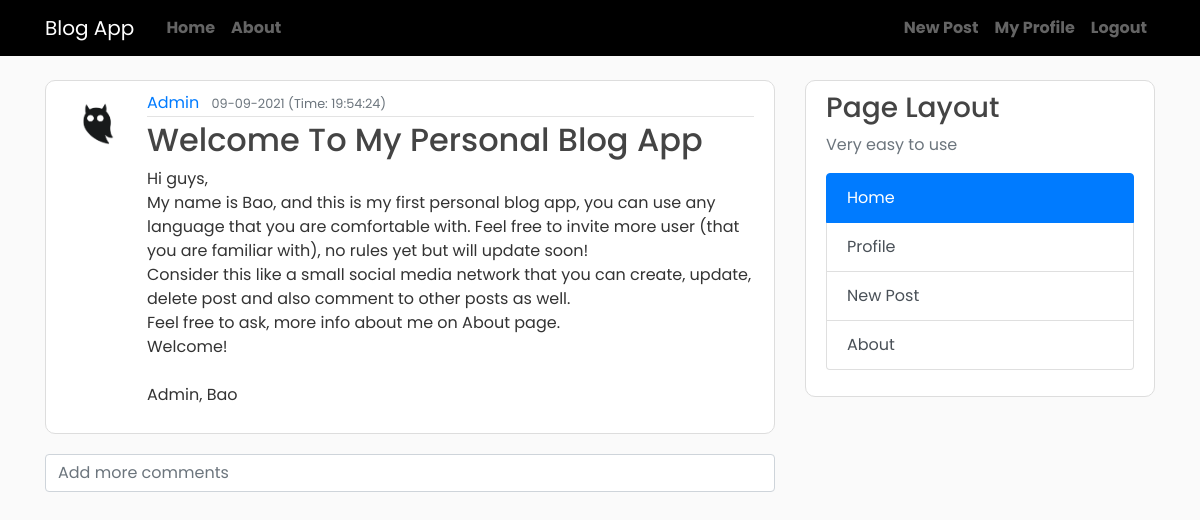
The page /post/1 (signed in) on the database its author committed.
### flaskblog/models.py (models this page shows)
class Post(db.Model):
    id = db.Column(db.Integer, primary_key = True)
    title = db.Column(db.String(100), nullable=False)
    time_stamp = db.Column(db.DateTime, nullable=False, default=datetime.now)
    content  = db.Column(db.Text, nullable=False)
    user_id = db.Column(db.Integer, db.ForeignKey('user.id'), nullable=False)

class User(db.Model, UserMixin):
    id = db.Column(db.Integer, primary_key = True)
    username = db.Column(db.String(20), unique=True, nullable=False)
    email = db.Column(db.String(100), unique=True, nullable=False)
    image_file = db.Column(db.String(20), nullable=False, default='default.jpg')
    password = db.Column(db.String(60), nullable=False)
    posts = db.relationship('Post', backref='author', lazy=True)
    comments = db.relationship('Comment', backref='author', lazy=True)

### flaskblog/routes.py (the view, shortened to what this page needs)
@app.route("/post/<int:post_id>" , methods=["POST", "GET"])
@login_required
def post(post_id):
    comment = Comment.query.filter_by(post_id=post_id).all()
    post = Post.query.filter_by(id=post_id).all()
    return render_template("post.html",posts=post, comments=comment)

### flaskblog/models.py (called while the page is built)
@login_manager.user_loader
def load_user(user_id):
    return User.query.get(int(user_id))

### flaskblog/templates/post.html (shortened to what this page needs)
{% extends "layout.html" %}
{% block content %}
    {% for post in posts %}
        <article class="media content-section">
          <img class="rounded-circle article-img" alt="avatar-image" src="{{ url_for('static', filename='profile_photos/' + post.author.image_file) }}">
          <div class="media-body">
            <div class="article-metadata">
              <a class="mr-2" href="/profile/{{ post.author.id }}">{{ post.author.username }}</a>
              <small class="text-muted">{{ post.time_stamp.strftime('%m-%m-%Y (Time: %H:%M:%S)') }}</small>
            </div>
            <h2 class="article-title">{{ post.title }}</h2>
            <p class="article-content">{{ post.content }}</p>
          </div>
        </article>
        <form action="/post/{{ post.id }}" method="POST">
          <div class="form-group">
            <input type="text" class="form-control" placeholder="Add more comments" name="comment" required>
          </div>
        </form>
    {% endfor %}
{% endblock content %}

### flaskblog/static/main.css (style rules this page uses)
body { background: #fafafa; color: #333333; margin-top: 5rem; font-family: 'Poppins', sans-serif; }
h1, h2, h3, h4, h5, h6 { color: #444444; }
.content-section { background: #ffffff; padding: 10px 20px; border: 1px solid #dddddd; border-radius: 10px; margin-bottom: 20px; }
.article-title { color: #444444; }
.article-content { white-space: pre-line; }
.article-img { height: 65px; width: 65px; margin-right: 16px; }
.article-metadata { padding-bottom: 1px; margin-bottom: 4px; border-bottom: 1px solid #e3e3e3 }

### rows shown on the page
Post: image_file (picture), author.username "Admin", time_stamp "09-09-2021 (Time: 19:54:24)", title "Welcome To My Personal Blog App", content "Hi guys, My name is Bao, and this is my first personal blog app, you can use any language that you are comfortable with. Feel free to invite more user (that you are familiar with), no rules yet but will update soon! Consider this like a small social media network that you can create, update, delete post and also comment to other posts as well. Feel free to ask, more info about me on About page. Welcome! Admin, Bao"
